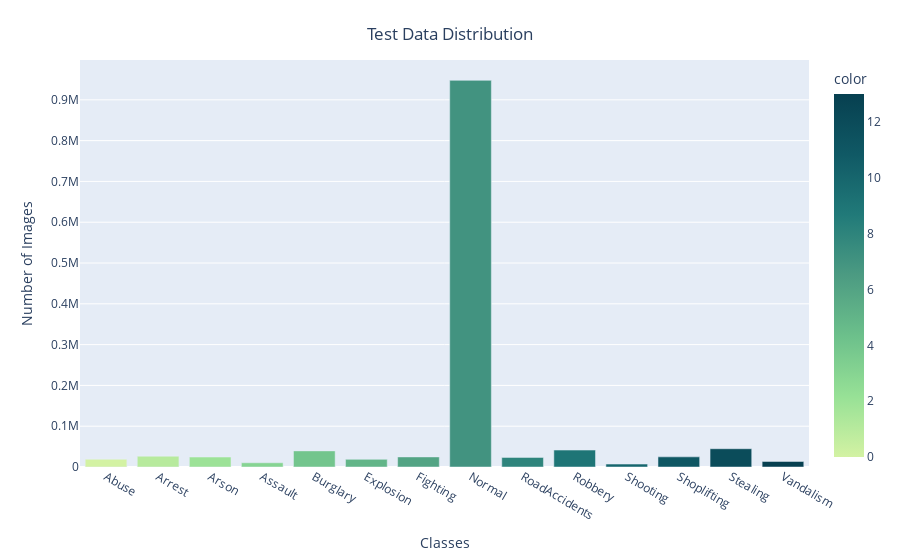

Notebook source saved alongside this figure:
### Code cell
fig = px.bar(x = CLASS_LABELS,
             y = [list(test_generator.classes).count(i) for i in np.unique(test_generator.classes)] , 
             color = np.unique(train_generator.classes) ,
             color_continuous_scale="Emrld") 
fig.update_xaxes(title="Classes")
fig.update_yaxes(title = "Number of Images")
fig.update_layout(showlegend = True,
    title = {
        'text': 'Test Data Distribution ',
        'y':0.95,
        'x':0.5,
        'xanchor': 'center',
        'yanchor': 'top'})
fig.show()

### Figure 1 — Plotly figure (JSON) as saved in the notebook; plotly's stock layout.template omitted (floating-point values rounded to 4 significant figures)
{"data": [{"hovertemplate": "x=%{x}<br>y=%{y}<br>color=%{marker.color}<extra></extra>", "legendgroup": "", "marker": {"color": [0, 1, 2, 3, 4, 5, 6, 7, 8, 9, 10, 11, 12, 13], "coloraxis": "coloraxis", "pattern": {"shape": ""}}, "name": "", "orientation": "v", "showlegend": false, "textposition": "auto", "type": "bar", "x": ["Abuse", "Arrest", "Arson", "Assault", "Burglary", "Explosion", "Fighting", "Normal", "RoadAccidents", "Robbery", "Shooting", "Shoplifting", "Stealing", "Vandalism"], "xaxis": "x", "y": [19076, 26397, 24421, 10360, 39504, 18753, 24684, 947768, 23486, 41493, 7140, 24835, 44802, 13626], "yaxis": "y"}], "layout": {"barmode": "relative", "coloraxis": {"colorbar": {"title": {"text": "color"}}, "colorscale": [[0, "rgb(211, 242, 163)"], [0.1667, "rgb(151, 225, 150)"], [0.3333, "rgb(108, 192, 139)"], [0.5, "rgb(76, 155, 130)"], [0.6667, "rgb(33, 122, 121)"], [0.8333, "rgb(16, 89, 101)"], [1, "rgb(7, 64, 80)"]]}, "legend": {"tracegroupgap": 0}, "margin": {"t": 60}, "showlegend": true, "title": {"text": "Test Data Distribution ", "x": 0.5, "xanchor": "center", "y": 0.95, "yanchor": "top"}, "xaxis": {"anchor": "y", "domain": [0, 1], "title": {"text": "Classes"}}, "yaxis": {"anchor": "x", "domain": [0, 1], "title": {"text": "Number of Images"}}}}
